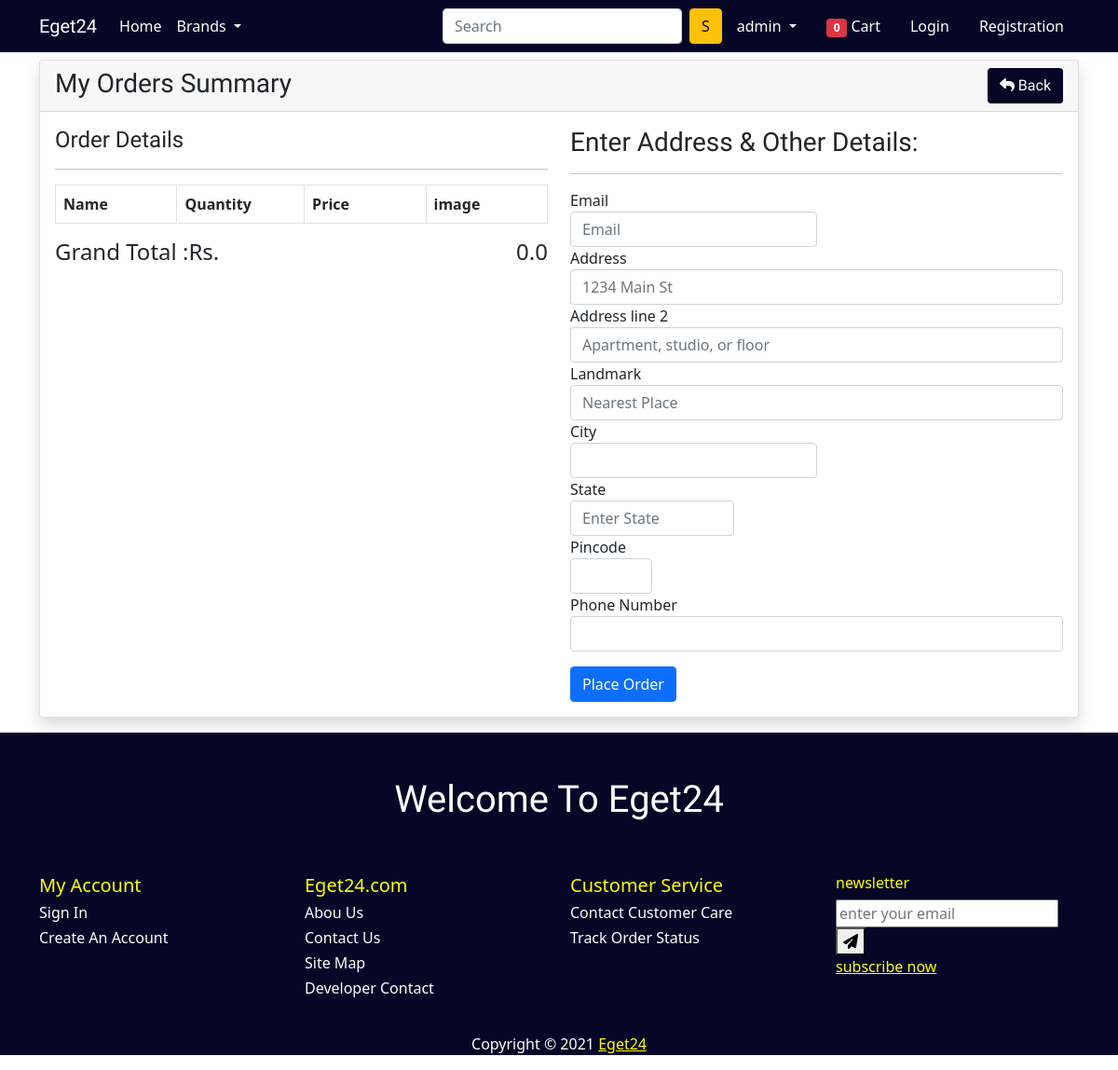
/checkout/ (signed in), run on an earlier commit of the app's database.
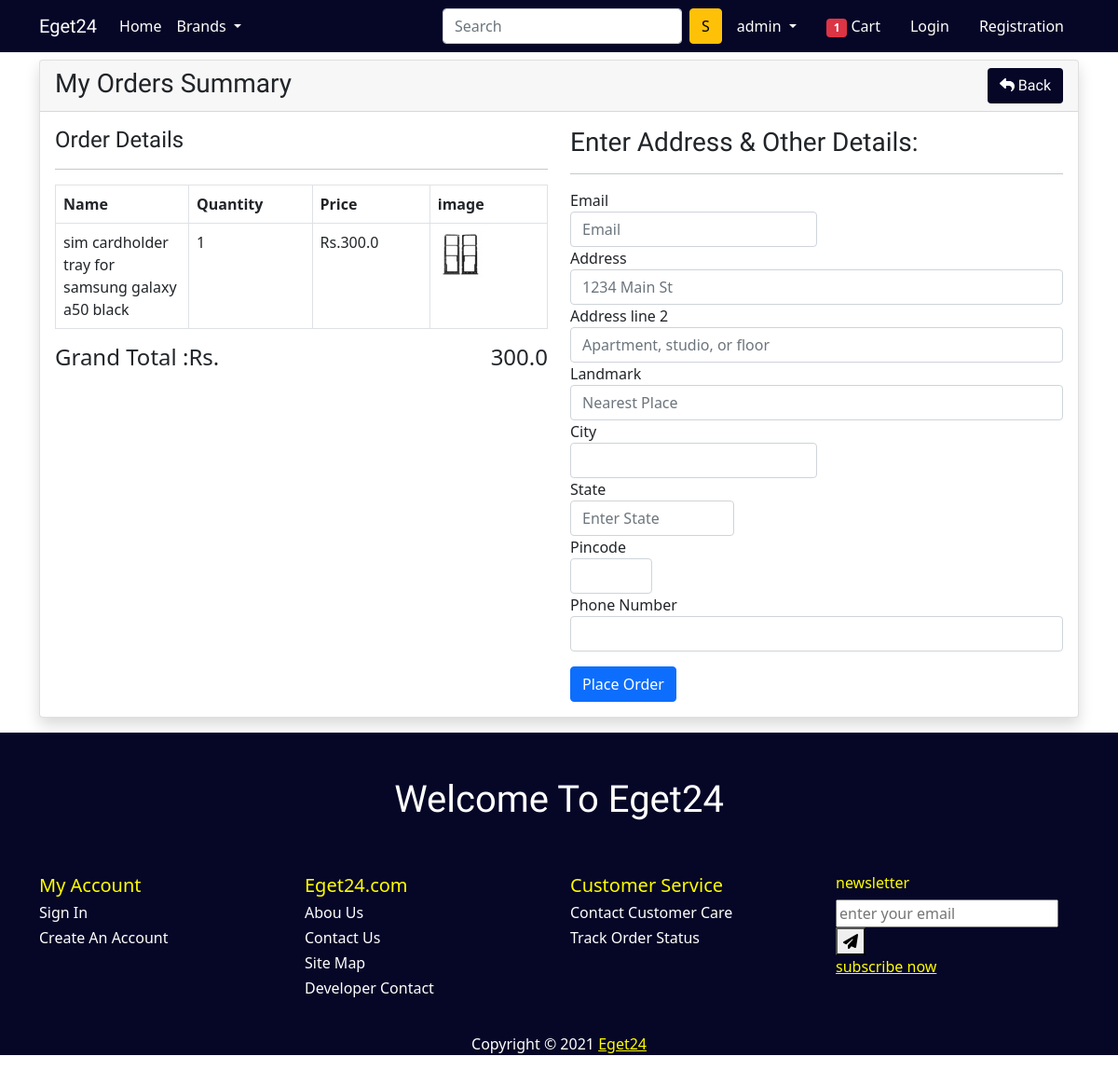
And on a later commit of the database.
### mobiles/models.py (models this page shows, shortened)
class Cart(models.Model):
    user = models.ForeignKey(CustomUser, on_delete=models.CASCADE)
    all_accesories = models.ForeignKey(All_Accesories,
                                       on_delete=models.CASCADE)
    quantity = models.PositiveIntegerField(default=1)
    date_added = models.DateTimeField(auto_now_add=True)
    @property
    def total_cost(self):
        return self.quantity * self.all_accesories.price

class All_Accesories(models.Model):
    all_mobiles = models.ForeignKey(All_Mobiles, on_delete=models.CASCADE)
    title = models.CharField(max_length=200)
    price = models.FloatField()
    description = models.TextField()
    category = models.CharField(choices=CATEGORY_CHOICES,
                                max_length=20,
                                blank=True)
    sub_category = models.CharField(choices=SUB_CATEGORY_CHOICES,
                                    max_length=20,
                                    blank=True)
    color = models.CharField(max_length=100, blank=True)
    availability = models.CharField(choices=AVAILABILITY, max_length=20)
    accesories_photo = models.ImageField(upload_to='accesoriesimg')
    date_added = models.DateTimeField(auto_now_add=True)

### mobiles/views.py (the view)
# urls.py: path('checkout/', views.checkout, name='checkout'),
def checkout(request):
    total_item = 0
    if request.user.is_authenticated:
        total_item = len(Cart.objects.filter(user=request.user))
    user = request.user
    cart_items = Cart.objects.filter(user=user)
    amount = 0.0
    total_amount = 0.0
    cart_product = [p for p in Cart.objects.all() if p.user == request.user]
    if cart_product:
        for users_cart in cart_product:
            tempamount = (users_cart.quantity *
                          users_cart.all_accesories.price)
            total_amount = total_amount + tempamount
    return render(
        request, 'mobiles/checkout.html', {
            'total_amount': total_amount,
            'cart_items': cart_items,
            'total_item': total_item
        })

### mobiles/templates/mobiles/checkout.html (shortened to what the changed rows need)
{% extends 'mobiles/base.html' %}
{% load static %}
{% block main-content %}
<div class="container my-3 pt-5">
  <div class="row">
    <div class="col-md-12">
      <div class="card shadow">
        <div class="card-body">
          <div class="row">
            <div class="col-md-6 col-12">
              <div class="table-responsive" style="overflow:auto;">
                <table class="table table-bordered table-responsive" style="width: 100%;">
                  <thead>
                    <tr>
                      <th style="width: 15.55%">Name</th>
                      <th style="width: 15.55%">Quantity</th>
                      <th style="width: 15.55%">Price</th>
                      <th style="width: 15.55%">image</th>
                    </tr>
                  </thead>
                  {% for item in cart_items %}
                  <tbody>
                    <tr>
                      <td style="width: 15.55%"">{{item.all_accesories.title}}</td>
                    <td style=" width: 15.55%">{{item.quantity}}</td>
                      <td style="width: 15.55%">Rs.{{item.total_cost}}</td>
                      <td style="width: 15.55%">
                        <img src="{{item.all_accesories.accesories_photo.url}}" height="50px" width="50px" alt="">
                      </td>
                    </tr>
                  </tbody>
                  {% endfor %}
                </table>
              </div>
              <h4>Grand Total :Rs.<span id="total_price" class="float-end">{{total_amount}}</span></h4>
            </div>
          </div>
        </div>
      </div>
    </div>
  </div>
</div>
{% endblock main-content %}

### mobiles/templates/mobiles/base.html (shortened to what the changed rows need)
<!doctype html>
{% load static %}
<html lang="en">
<head>
    <link href="https://cdn.jsdelivr.net/npm/bootstrap@5.0.0-beta1/dist/css/bootstrap.min.css" rel="stylesheet"
>
    <link rel="stylesheet" href="{% static 'mobiles/css/owl.carousel.min.css' %}">
    <link rel="stylesheet" href="{% static 'mobiles/css/all.min.css' %}">
    <link rel="stylesheet" href="{% static 'mobiles/css/style.css' %}">
</head>
<body>
    <nav class="navbar navbar-expand-lg nav-bg fixed-top" style="background-color: rgb(6, 6, 39) ;">
        <div class="container">
            <div class="collapse navbar-collapse" id="navbarSupportedContent">
                <div>
                    <li class="nav-item mx-2">
                        <a href="{% url 'show-cart' %}" class="nav-link self" style="color:#fff;"><span
                                class="badge bg-danger">{{total_item}}</span>
                            Cart
                        </a>
                    </li>
                </div>
            </div>
        </div>
    </nav>
    {% block main-content %} {% endblock main-content %}
    <section class="about pb-0" style="background-color: rgb(6, 6, 39);">
        <div class="container-fluid " style="padding-top: 0px;">
            <div class="row py-5">
                <div class="col-lg-8 m-auto text-center slidebar-title"
                    style="width: 100%; background-color: rgb(6, 6, 39); color: #fff;">
                    <h1> Welcome To Eget24</h1>
                </div>
            </div>
        </div>
    </section>
</body>
</html>

What changed in the data, as far as the page shows it:
added Cart: all_accesories "sim cardholder tray for samsung galaxy a50 black", quantity "1", total_cost "300.0", all_accesories.accesories_photo (picture)
Also different on the page:
{{ total_item }}: "0" → "1"
{{ total_amount }}: "0.0" → "300.0"
